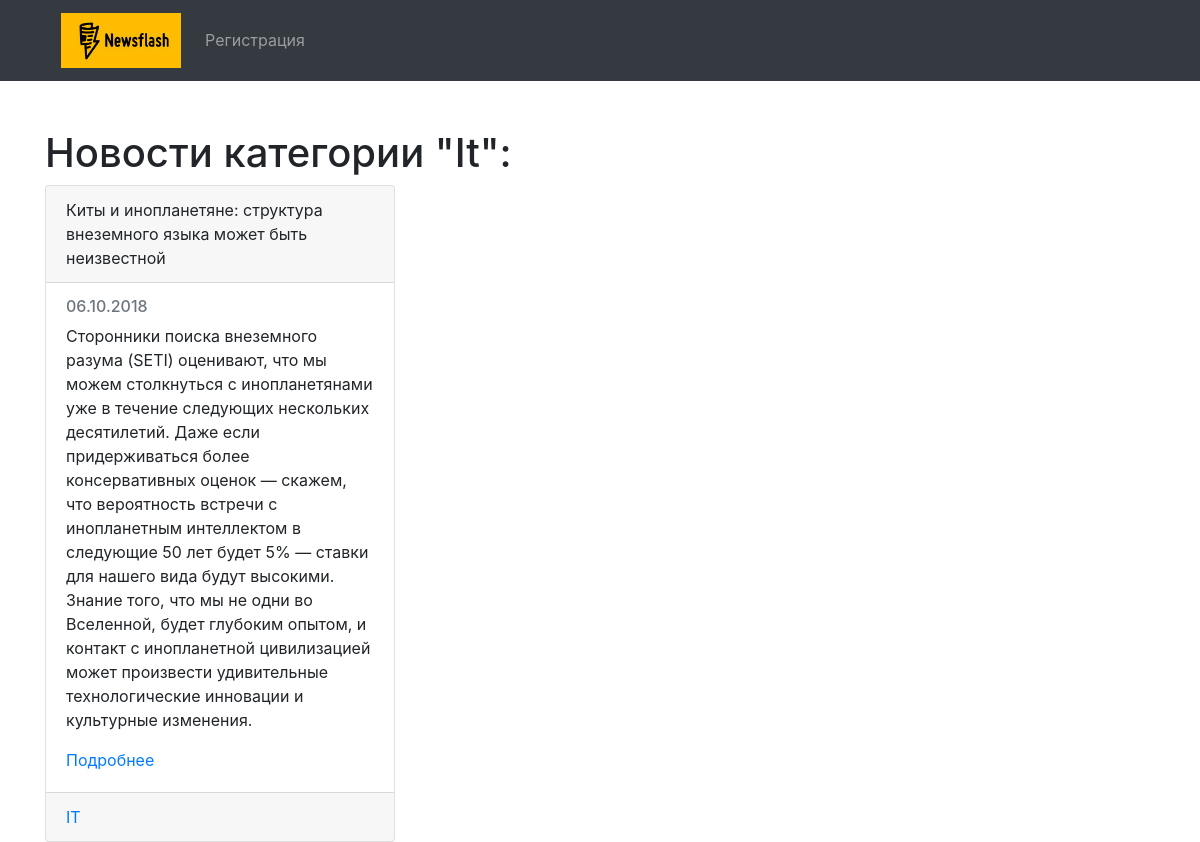
Page /categories/it/ on the earlier database version.
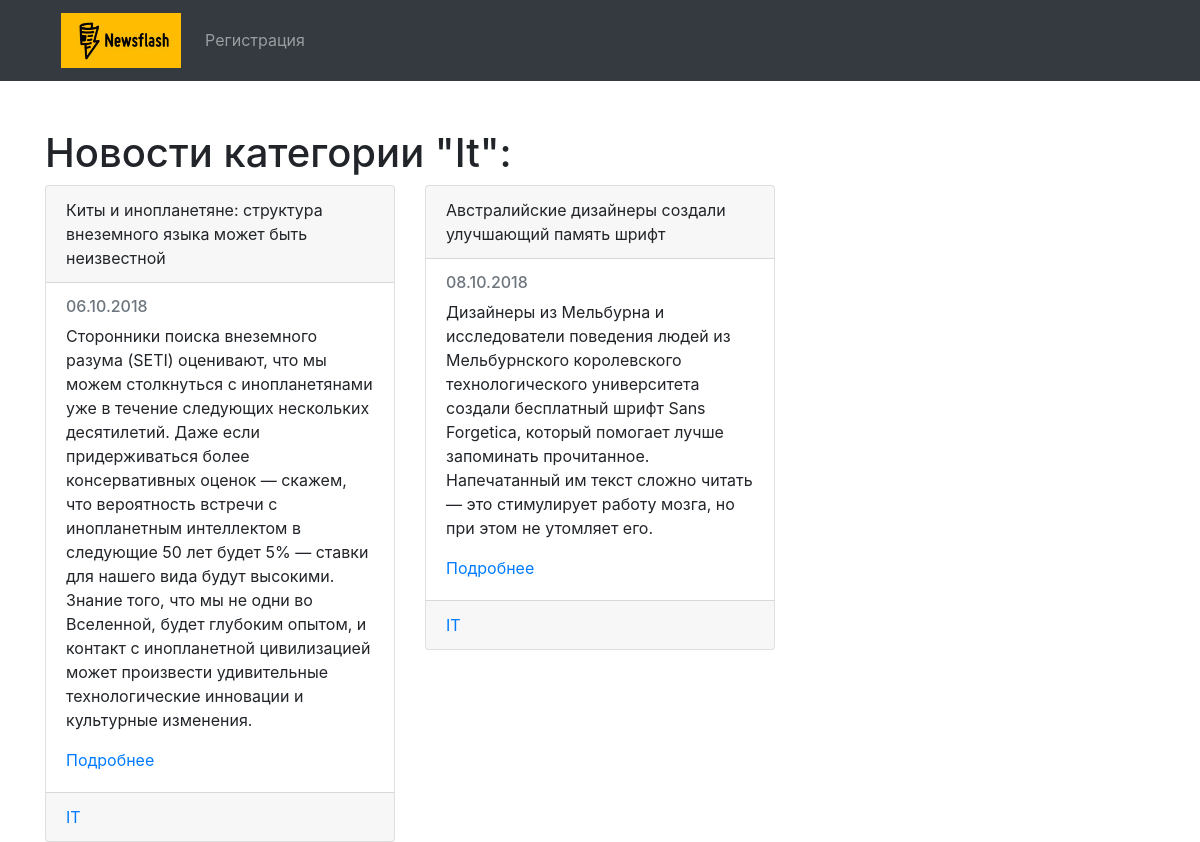
Same page on the later database version.
### news_portal/models.py (models this page shows, shortened)
class Tag(models.Model):
    title = models.CharField(max_length=150, db_index=True)
    slug = models.SlugField(max_length=150, unique=True)
    def get_absolute_url(self):
        return reverse('category_detail_url', kwargs={'slug': self.slug})

class Post(models.Model):
    title = models.CharField(max_length=150, db_index=True)
    slug = models.SlugField(max_length=150, blank=True, unique=True)
    body = models.TextField(blank=True, db_index=True)
    tags = models.ManyToManyField('Tag', blank=True, related_name = 'posts')
    date_pub = models.DateTimeField(auto_now_add=True)
    def get_absolute_url(self):
        return reverse('news_detail_url', kwargs={'slug': self.slug})

### news_portal/views.py (the view)
# urls.py: path('categories/<str:slug>/', category_detail, name="category_detail_url"),
def category_detail(request, slug):
    category = Tag.objects.get(slug__iexact=slug)
    return render(request, 'news_portal/category_detail.html', context={"category": category})

### news_portal/templates/news_portal/category_detail.html (shortened to what this page needs)
{% extends 'news_portal/base_news.html' %}
{% block content %}
  <div class="col-sm-12">
    <h1>Новости категории "{{ category.title|title }}":</h1>
  </div>
  {% for single_news in category.posts.all %}
    <div class="col-sm-4">
      <div class="card">
        <div class="card-header">{{ single_news.title }}</div>
        <div class="card-body">
          <h6 class="card-subtitle mb-2 text-muted">{{ single_news.date_pub|date:"d.m.Y" }}</h6>
          <p class="card-text">{{ single_news.body }}</p>
          <a href="{{ single_news.get_absolute_url }}" class="card-link">Подробнее</a>
        </div>
        <div class="card-footer text-muted">
          {% for cat in single_news.tags.all %}
            <a href="{{ cat.get_absolute_url }}">{{ cat.title }}</a>
          {% endfor %}
        </div>
      </div>
    </div>
  {% endfor %}
{% endblock %}

### news_portal/templates/news_portal/base_news.html
{% extends 'base.html' %}

### templates/base.html (shortened to what this page needs)
{% load staticfiles %}
<!DOCTYPE html>
<html lang="en" dir="ltr">
  <head>
    <link rel="stylesheet" href="https://stackpath.bootstrapcdn.com/bootstrap/4.1.3/css/bootstrap.min.css">
    <link rel="stylesheet" href="{% static 'css/style.css' %}">
  </head>
  <body>
    <header style="background: #343a40;">
      <div class="container">
        <nav class="navbar navbar-expand-lg navbar-dark bg-dark">
          <a class="navbar-brand text-center" href="{% url 'index' %}"><img class="logo" src="{% static 'img/Logo.png' %}" alt=""></a>
          <div class="collapse navbar-collapse" id="navbarSupportedContent">
            <ul class="navbar-nav mr-auto">
              <li class="nav-item">
                <a class="nav-link" href="{% url 'register_url' %}">Регистрация</a>
              </li>
            </ul>
          </div>
        </nav>
      </div>
    </header>
<div class="container mt-5">
  <div class="row">
      {% block content %}{% endblock %}
  </div>
</div>
  </body>
</html>

### static/css/style.css (style rules this page uses)
.logo { width: 120px; height: auto; }

Differences in the rows shown:
added Post: title "Австралийские дизайнеры создали улучшающий память шрифт", date_pub "08.10.2018", body "Дизайнеры из Мельбурна и исследователи поведения людей из Мельбурнского королевского технологического университета создали бесплатный шрифт Sans Forgetica, который помогает лучше запоминать прочитанное. Напечатанный им текст сложно читать — это стимулирует работу мозга, но при этом не утомляет его.", Tag (title "IT")
